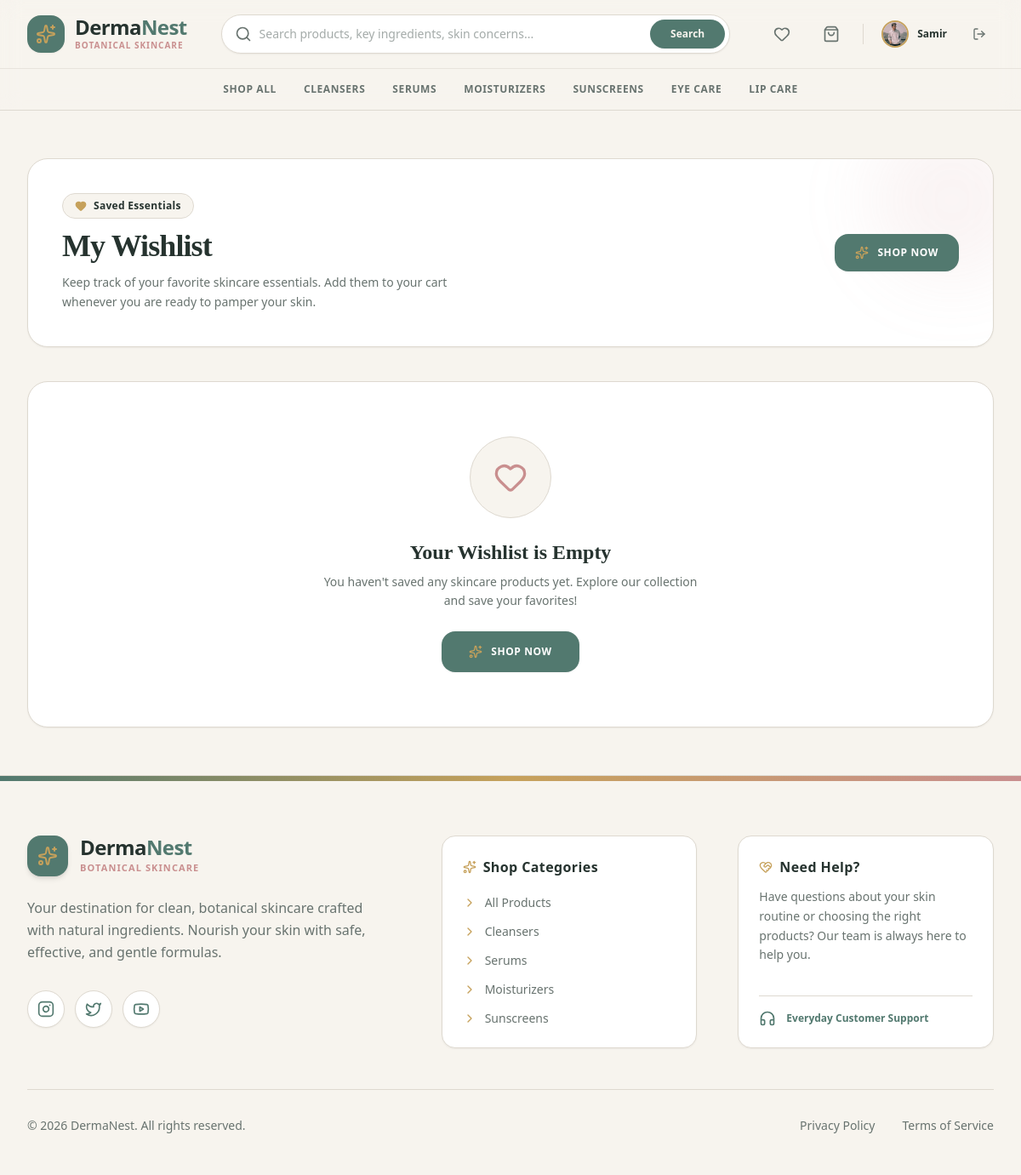
Page /wishlist/ (signed in) on the committed database.
### dn_app/models.py (models this page shows, shortened)
class User(AbstractUser):
    phone = models.CharField(max_length=20, blank=True)
    address = models.TextField(blank=True)
    profile_picture = models.ImageField(upload_to='images/user/', blank=True, null=True)

### dn_app/views/wishlist_view.py (the view)
# urls.py: path('wishlist/', wishlist_view, name='wishlist'),
@login_required
def wishlist_view(request):
    if not request.user.is_authenticated and request.user.is_superuser:
        messages.error(request, 'You are not authorized to view the wishlist.')
        return redirect('/')
    wishlist_items = Wishlist.objects.filter(customer=request.user).order_by('-added_at')
    print("Wishlist Items:", wishlist_items)
    return render(request, 'main/wishlist_page.html', {'wishlist_items': wishlist_items})

### dn_app/templates/main/wishlist_page.html (shortened to what this page needs)
<!DOCTYPE html>
<html lang="en">
<head>
    {% load static %}
    <link href="{% static 'css/styles.css' %}" rel="stylesheet" />
</head>
<body class="bg-[#F7F4EE] text-[#68736F] font-sans min-h-screen flex flex-col antialiased selection:bg-[#52796F]/10 selection:text-[#52796F]">
    {% include 'components/_navbar.html' %}
    <main class="flex-grow max-w-7xl w-full mx-auto px-4 sm:px-6 lg:px-8 py-10 sm:py-14 space-y-10">
        <div class="bg-[#FFFFFF] border border-[#DED9D0] rounded-3xl p-6 sm:p-10 shadow-sm flex flex-col sm:flex-row items-start sm:items-center justify-between gap-6 relative overflow-hidden w-full">
            <div class="absolute -right-12 -top-12 w-48 h-48 bg-[#C98F8F]/10 rounded-full blur-2xl pointer-events-none"></div>
            <div class="space-y-3 relative z-10">
                <div class="inline-flex items-center gap-2 px-3.5 py-1.5 rounded-full bg-[#F7F4EE] border border-[#DED9D0] text-[#C6A15B] text-xs font-semibold tracking-wide">
                    <i data-lucide="heart" class="w-3.5 h-3.5 fill-[#C6A15B] text-[#C6A15B]"></i>
                    <span class="text-[#26332F]">Saved Essentials</span>
                </div>
                <h1 class="text-3xl sm:text-4xl font-serif font-bold text-[#26332F] tracking-tight">
                    My Wishlist
                </h1>
                <p class="text-sm text-[#68736F] max-w-lg leading-relaxed">
                    Keep track of your favorite skincare essentials. Add them to your cart whenever you are ready to pamper your skin.
                </p>
            </div>
            <a href="/products/" class="relative z-10 inline-flex items-center gap-2.5 px-6 py-3.5 rounded-2xl bg-[#52796F] hover:bg-[#3F6259] text-[#FFFFFF] text-xs font-semibold tracking-wider uppercase transition-all duration-300 shadow-sm hover:shadow whitespace-nowrap">
                <i data-lucide="sparkles" class="w-4 h-4 text-[#C6A15B]"></i>
                <span>Shop Now</span>
            </a>
        </div>
        <div class="w-full">
            {% if wishlist_items %}
                <div class="grid grid-cols-1 sm:grid-cols-2 lg:grid-cols-3 gap-8">
                    {% for item in wishlist_items %}
                        <div class="bg-[#FFFFFF] border border-[#DED9D0] rounded-3xl overflow-hidden hover:shadow-xl hover:border-[#52796F]/40 transition-all duration-500 flex flex-col group relative">
                            <button type="button" onclick="openRemoveWishlistModal('/products/wishlist/remove/{{ item.product.id }}/', '{{ item.product.name|escapejs }}')" class="absolute top-4 right-4 z-20 w-10 h-10 rounded-full bg-[#FFFFFF]/90 hover:bg-[#B85C62] text-[#68736F] hover:text-[#FFFFFF] border border-[#DED9D0] hover:border-[#B85C62] flex items-center justify-center transition-all duration-300 shadow-sm cursor-pointer backdrop-blur-sm" title="Remove from wishlist">
                                <i data-lucide="trash-2" class="w-4 h-4"></i>
                            </button>
                            <a href="/products/{{ item.product.id }}/" class="block relative aspect-square w-full bg-[#F7F4EE] overflow-hidden border-b border-[#DED9D0]/60">
                                {% if item.product.product_image %}
                                    <img src="{{ item.product.product_image.url }}" alt="{{ item.product.name }}" class="w-full h-full object-cover group-hover:scale-105 transition-transform duration-700 ease-out">
                                {% else %}
                                    <div class="w-full h-full flex items-center justify-center bg-[#F7F4EE] text-[#52796F]/40">
                                        <i data-lucide="sparkles" class="w-12 h-12"></i>
                                    </div>
                                {% endif %}
                                <span class="absolute bottom-4 left-4 z-10 bg-[#FFFFFF]/90 backdrop-blur-md border border-[#DED9D0] text-[11px] font-medium tracking-wider text-[#26332F] px-3 py-1 rounded-full shadow-xs">
                                    {{ item.product.get_category_display }}
                                </span>
                            </a>
                            <div class="p-6 flex flex-col flex-grow justify-between space-y-5">
                                <div class="space-y-2">
                                    <a href="/products/{{ item.product.id }}/" class="block">
                                        <h3 class="font-serif font-semibold text-[#26332F] text-lg line-clamp-1 group-hover:text-[#52796F] transition-colors duration-300">
                                            {{ item.product.name }}
                                        </h3>
                                    </a>
                                    <div class="flex items-baseline gap-1.5">
                                        <span class="text-xs font-semibold text-[#C6A15B]">Rs.</span>
                                        <span class="text-2xl font-bold text-[#26332F] tracking-tight">{{ item.product.price|floatformat:2 }}</span>
                                    </div>
                                </div>
                                <div class="pt-4 border-t border-[#DED9D0]/50 flex items-center justify-between gap-3">
                                    {% if item.product.stock > 0 %}
                                        <a href="/cart/add/{{ item.product.id }}/" class="w-full bg-[#52796F] hover:bg-[#3F6259] text-[#FFFFFF] font-semibold h-12 px-5 rounded-2xl transition-all duration-300 flex items-center justify-center gap-2 text-xs tracking-wider uppercase shadow-sm hover:shadow">
                                            <i data-lucide="shopping-bag" class="w-4 h-4"></i>
                                            <span>Add to Cart</span>
                                        </a>
                                    {% else %}
                                        <button disabled class="w-full bg-[#F7F4EE] text-[#68736F]/50 font-semibold h-12 px-5 rounded-2xl border border-[#DED9D0] flex items-center justify-center gap-2 text-xs tracking-wider uppercase cursor-not-allowed">
                                            <i data-lucide="slash" class="w-4 h-4"></i>
                                            <span>Out of Stock</span>
                                        </button>
                                    {% endif %}
                                    <button type="button" onclick="openRemoveWishlistModal('/products/wishlist/remove/{{ item.product.id }}/', '{{ item.product.name|escapejs }}')" class="sm:hidden h-12 w-12 rounded-2xl bg-[#F7F4EE] hover:bg-[#B85C62]/10 text-[#B85C62] border border-[#DED9D0] transition-all flex items-center justify-center shrink-0 cursor-pointer" title="Remove">
                                        <i data-lucide="trash-2" class="w-4 h-4"></i>
                                    </button>
                                </div>
                            </div>
                        </div>
                    {% endfor %}
                </div>
            {% else %}
                <div class="bg-[#FFFFFF] border border-[#DED9D0] rounded-3xl p-10 sm:p-16 text-center shadow-sm w-full flex flex-col items-center justify-center space-y-6">
                    <div class="w-24 h-24 rounded-full bg-[#F7F4EE] border border-[#DED9D0] flex items-center justify-center text-[#C98F8F]">
                        <i data-lucide="heart" class="w-10 h-10"></i>
                    </div>
                    <div class="space-y-2 max-w-md">
                        <h3 class="text-2xl font-serif font-bold text-[#26332F]">Your Wishlist is Empty</h3>
                        <p class="text-sm text-[#68736F] leading-relaxed">
                            You haven't saved any skincare products yet. Explore our collection and save your favorites!
                        </p>
                    </div>
                    <a href="/products/" class="inline-flex items-center justify-center gap-2.5 bg-[#52796F] hover:bg-[#3F6259] text-[#FFFFFF] font-semibold px-8 py-4 rounded-2xl text-xs uppercase tracking-wider transition-all duration-300 shadow-sm hover:shadow">
                        <i data-lucide="sparkles" class="w-4 h-4 text-[#C6A15B]"></i>
                        <span>Shop Now</span>
                    </a>
                </div>
            {% endif %}
        </div>
    </main>
    {% include 'components/_footer.html' %}
</body>
</html>

### dn_app/templates/components/_navbar.html (shortened to what this page needs)
<header class="sticky top-0 z-50 bg-[#F7F4EE]/98 backdrop-blur-md border-b border-[#DED9D0] font-sans">
  <div class="max-w-7xl mx-auto px-4 sm:px-6 lg:px-8">
    <div class="flex items-center justify-between h-20 gap-6">
      <a href="/" class="flex items-center gap-3 group shrink-0">
        <div class="w-11 h-11 rounded-2xl bg-[#52796F] text-[#FFFFFF] flex items-center justify-center shadow-sm group-hover:bg-[#3F6259] transition-all duration-300">
          <i data-lucide="sparkles" class="w-6 h-6 text-[#C6A15B]"></i>
        </div>
        <div class="flex flex-col">
          <span class="text-2xl font-bold tracking-tight text-[#26332F] leading-none">Derma<span class="text-[#52796F]">Nest</span></span>
          <span class="text-[10px] font-bold text-[#C98F8F] tracking-widest uppercase mt-0.5">Botanical Skincare</span>
        </div>
      </a>
      <div class="flex-1 max-w-2xl mx-4 hidden md:block">
        <form action="/products/" method="GET" class="relative group">
          <input type="text" name="search" value="{{ request.GET.search }}" placeholder="Search products, key ingredients, skin concerns..."
            class="w-full bg-[#FFFFFF] border border-[#DED9D0] rounded-full pl-11 pr-28 py-3 text-sm text-[#26332F] placeholder-[#68736F]/60 focus:outline-none focus:border-[#52796F] focus:ring-2 focus:ring-[#52796F]/20 shadow-sm transition-all">
          <div class="absolute inset-y-0 left-0 pl-4 flex items-center pointer-events-none text-[#68736F] group-focus-within:text-[#52796F]">
          </div>
          <button type="submit" class="absolute inset-y-1.5 right-1.5 px-6 bg-[#52796F] hover:bg-[#3F6259] text-[#F7F4EE] text-xs font-bold rounded-full flex items-center justify-center transition-all shadow-sm">
            Search
          </button>
        </form>
      </div>
      <div class="flex items-center gap-3 sm:gap-4 shrink-0">
        {% if user.is_authenticated and not user.is_staff %}
          <a href="/wishlist/" class="p-2.5 text-[#68736F] hover:text-[#52796F] hover:bg-[#FFFFFF] rounded-full border border-transparent hover:border-[#DED9D0] transition-all relative shadow-none hover:shadow-sm" title="Wishlist">
            <i data-lucide="heart" class="w-5 h-5"></i>
          </a>
          <a href="/cart/" class="p-2.5 text-[#68736F] hover:text-[#52796F] hover:bg-[#FFFFFF] rounded-full border border-transparent hover:border-[#DED9D0] transition-all relative shadow-none hover:shadow-sm" title="Shopping Bag">
            <i data-lucide="shopping-bag" class="w-5 h-5"></i>
          </a>
        {% endif %}
        {% if user.is_authenticated %}
          <div class="flex items-center gap-2">
            <a href="/profile/" class="flex items-center gap-2.5 group p-1 pr-3 rounded-full hover:bg-[#FFFFFF] transition-all border border-transparent hover:border-[#DED9D0]">
              {% if user.profile_picture %}
                <img src="{{ user.profile_picture.url }}" alt="Profile" class="w-8 h-8 rounded-full object-cover border-2 border-[#C6A15B]">
              {% else %}
                <div class="w-8 h-8 rounded-full bg-[#F7F4EE] border-2 border-[#C6A15B] flex items-center justify-center text-[#52796F]">
                  <i data-lucide="user" class="w-4 h-4"></i>
                </div>
              {% endif %}
              <span class="text-xs font-bold hidden lg:block text-[#26332F] group-hover:text-[#52796F] transition-colors">{{ user.username }}</span>
            </a>
            <button type="button" onclick="openLogoutModal()" class="p-2 text-[#68736F] hover:text-[#B85C62] hover:bg-[#FFFFFF] rounded-full border border-transparent hover:border-[#DED9D0] transition-colors cursor-pointer" title="Log Out">
              <i data-lucide="log-out" class="w-4 h-4"></i>
            </button>
          </div>
        {% endif %}
      </div>
    </div>
  </div>
  <div class="border-t border-[#DED9D0]/60 bg-[#F7F4EE]/60 hidden md:block">
    <div class="max-w-7xl mx-auto px-4 sm:px-6 lg:px-8">
      <nav class="flex items-center justify-center gap-8 py-3 text-xs font-bold uppercase tracking-wider text-[#68736F]">
        <a href="/products/" class="whitespace-nowrap hover:text-[#52796F] transition-all py-1 relative after:absolute after:bottom-0 after:left-0 after:w-0 after:h-0.5 after:bg-[#52796F] hover:after:w-full after:transition-all">Shop All</a>
        <a href="/products/?category=cleanser" class="whitespace-nowrap hover:text-[#52796F] transition-all py-1 relative after:absolute after:bottom-0 after:left-0 after:w-0 after:h-0.5 after:bg-[#52796F] hover:after:w-full after:transition-all">Cleansers</a>
        <a href="/products/?category=serum" class="whitespace-nowrap hover:text-[#52796F] transition-all py-1 relative after:absolute after:bottom-0 after:left-0 after:w-0 after:h-0.5 after:bg-[#52796F] hover:after:w-full after:transition-all">Serums</a>
        <a href="/products/?category=moisturizer" class="whitespace-nowrap hover:text-[#52796F] transition-all py-1 relative after:absolute after:bottom-0 after:left-0 after:w-0 after:h-0.5 after:bg-[#52796F] hover:after:w-full after:transition-all">Moisturizers</a>
        <a href="/products/?category=sunscreen" class="whitespace-nowrap hover:text-[#52796F] transition-all py-1 relative after:absolute after:bottom-0 after:left-0 after:w-0 after:h-0.5 after:bg-[#52796F] hover:after:w-full after:transition-all">Sunscreens</a>
        <a href="/products/?category=eye_care" class="whitespace-nowrap hover:text-[#52796F] transition-all py-1 relative after:absolute after:bottom-0 after:left-0 after:w-0 after:h-0.5 after:bg-[#52796F] hover:after:w-full after:transition-all">Eye Care</a>
        <a href="/products/?category=lip_care" class="whitespace-nowrap hover:text-[#52796F] transition-all py-1 relative after:absolute after:bottom-0 after:left-0 after:w-0 after:h-0.5 after:bg-[#52796F] hover:after:w-full after:transition-all">Lip Care</a>
      </nav>
    </div>
  </div>
</header>

### rows in the picture
User: profile_picture (picture), username "Samir"
